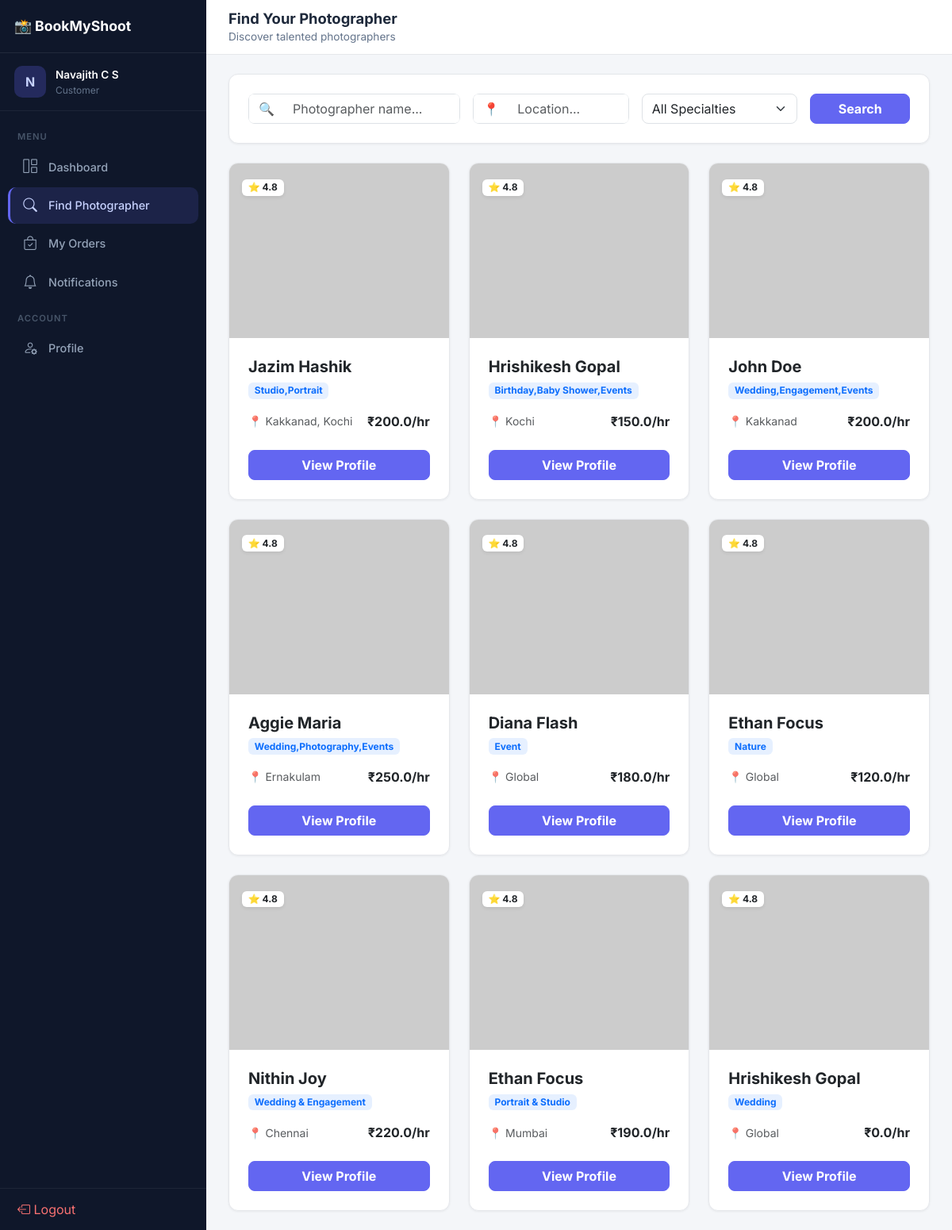
Before: /customer/search (signed in) with the older database file.
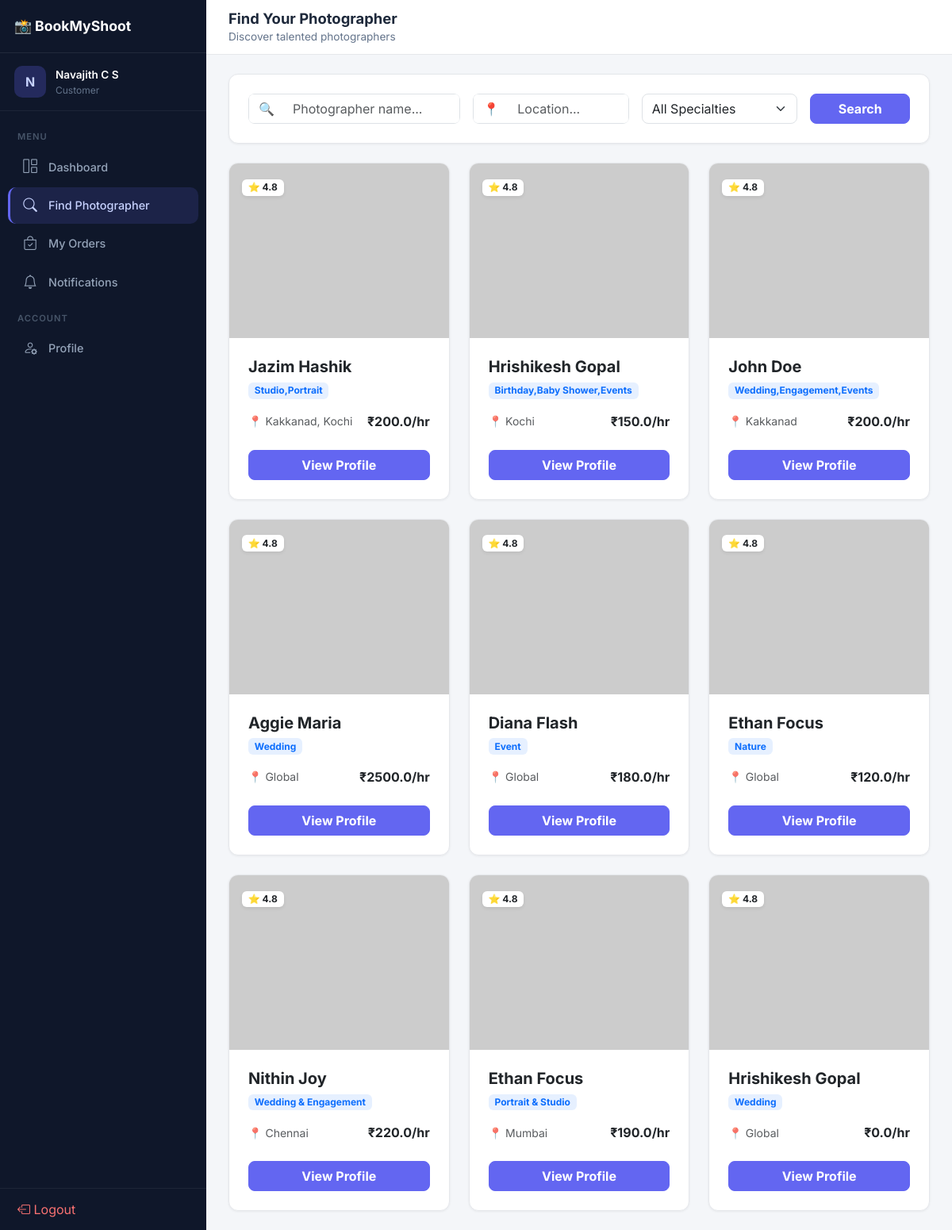
After: the same page with the newer database file.
### backend/models.py (models this page shows, shortened)
class User(db.Model, UserMixin):
    __tablename__ = 'users'
    id = db.Column(db.Integer, primary_key=True)
    first_name = db.Column(db.String(100), nullable=False)
    last_name = db.Column(db.String(100), nullable=False)
    email = db.Column(db.String(120), unique=True, nullable=False, index=True)
    phone = db.Column(db.String(20), nullable=True)
    user_type = db.Column(db.String(20), nullable=False, default='customer')
    password_hash = db.Column(db.String(255), nullable=False)
    profile_image = db.Column(db.String(255), nullable=True)
    is_active = db.Column(db.Boolean, default=True)
    created_at = db.Column(db.DateTime, default=datetime.utcnow)
    updated_at = db.Column(db.DateTime, default=datetime.utcnow, onupdate=datetime.utcnow)
    bookings = db.relationship('Booking', backref='customer', lazy=True, foreign_keys='Booking.customer_id',
                               cascade='all, delete-orphan')
    notifications = db.relationship('Notification', backref='user', lazy=True, cascade='all, delete-orphan')
    activities = db.relationship('ActivityLog', backref='user', lazy=True, cascade='all, delete-orphan')

class Photographer(db.Model):
    __tablename__ = 'photographers'
    id = db.Column(db.Integer, primary_key=True)
    user_id = db.Column(db.Integer, db.ForeignKey('users.id'), nullable=False)
    specialty = db.Column(db.String(100), nullable=True)  # wedding, portrait, event, etc.
    hourly_rate = db.Column(db.Float, default=0)
    experience = db.Column(db.String(50), nullable=True)  # e.g., '5+ years'
    bio = db.Column(db.Text, nullable=True)
    location = db.Column(db.String(255), nullable=True)  # City/location for search
    is_available = db.Column(db.Boolean, default=True)
    created_at = db.Column(db.DateTime, default=datetime.utcnow)
    user = db.relationship('User', backref='photographer_profile')
    bookings = db.relationship('Booking', backref='photographer', lazy=True, cascade='all, delete-orphan')
    packages = db.relationship('Package', backref='photographer', lazy=True, cascade='all, delete-orphan')
    portfolio = db.relationship('PortfolioItem', backref='photographer', lazy=True, cascade='all, delete-orphan')

### backend/customer/routes.py (the view)
@customer_bp.route('/search')
@customer_required
def search():
    query = request.args.get('q', '')
    location = request.args.get('location', '')
    category_id = request.args.get('category', '')
    photographers_query = Photographer.query.join(User)
    if query:
        photographers_query = photographers_query.filter(User.first_name.contains(query) | User.last_name.contains(query))
    if location:
        photographers_query = photographers_query.filter(Photographer.location.contains(location))
    if category_id:
        photographers_query = photographers_query.filter(Photographer.specialty.contains(category_id))
    photographers = photographers_query.all()
    categories = EventCategory.query.all()
    return render_template('customer/search.html',
                           photographers=photographers,
                           categories=categories)

### backend/app.py (called while the page is built)
@app.before_request
def enforce_csrf_for_non_api_routes():
    if request.path.startswith('/api/'):
        return
    if request.method in ('POST', 'PUT', 'PATCH', 'DELETE'):
        csrf.protect()

@login_manager.user_loader
def load_user(user_id):
    return User.query.get(int(user_id))

### backend/customer/routes.py (called while the page is built)
def customer_required(f):
    @wraps(f)
    def decorated_function(*args, **kwargs):
        if not current_user.is_authenticated or current_user.user_type != 'customer':
            flash('Customer access required.', 'error')
            return redirect(url_for('login'))
        return f(*args, **kwargs)
    return decorated_function

### backend/customer/templates/customer/search.html (shortened to what this page needs)
{% extends "base.html" %}
{% block content %}
<div class="topbar">
    <div>
        <h1>Find Your Photographer</h1>
        <div class="breadcrumb">Discover talented photographers</div>
    </div>
</div>
<div class="page-content fade-in">
<div class="card p-4 mb-4">
    <form action="{{ url_for('customer.search') }}" method="GET" class="row g-3">
        <div class="col-md-4">
            <div class="input-group overflow-hidden rounded-3">
                <span class="input-group-text bg-white border-end-0">🔍</span>
                <input type="text" name="q" class="form-control border-start-0" placeholder="Photographer name..."
                    value="{{ request.args.get('q', '') }}">
            </div>
        </div>
        <div class="col-md-3">
            <div class="input-group overflow-hidden rounded-3">
                <span class="input-group-text bg-white border-end-0">📍</span>
                <input type="text" name="location" class="form-control border-start-0" placeholder="Location..."
                    value="{{ request.args.get('location', '') }}">
            </div>
        </div>
        <div class="col-md-3">
            <select name="category" class="form-select rounded-3">
                <option value="">All Specialties</option>
            </select>
        </div>
        <div class="col-md-2">
            <button type="submit" class="btn btn-primary w-100 fw-bold rounded-3">Search</button>
        </div>
    </form>
</div>
<div class="row g-4">
    {% if photographers %}
    {% for photo in photographers %}
    <div class="col-md-6 col-lg-4">
        <div class="card h-100 p-0 overflow-hidden photographer-card">
            <div class="position-relative">
                <img src="{{ url_for('uploaded_profile_file', filename=photo.user.profile_image.split('/')[-1]) if photo.user.profile_image else 'https://via.placeholder.com/400x250' }}"
                    class="w-100" style="height: 220px; object-fit: cover;" alt="Photographer">
                <div class="position-absolute top-0 right-0 p-3">
                    <span class="badge bg-white text-dark shadow-sm">⭐ 4.8</span>
                </div>
            </div>
            <div class="p-4">
                <h5 class="fw-bold mb-1">{{ photo.user.first_name }} {{ photo.user.last_name }}</h5>
                <div class="badge bg-primary bg-opacity-10 text-primary mb-3">{{ photo.specialty or 'Pro Photographer'
                    }}</div>
                <div class="d-flex justify-content-between align-items-center mb-4">
                    <div class="text-muted small">📍 {{ photo.location or 'Global' }}</div>
                    <div class="fw-bold text-dark">₹{{ photo.hourly_rate }}/hr</div>
                </div>
                <div class="d-flex gap-2">
                    <a href="{{ url_for('customer.view_photographer', id=photo.id) }}"
                        class="btn btn-primary w-100 fw-bold rounded-3">View Profile</a>
                </div>
            </div>
        </div>
    </div>
    {% endfor %}
    {% endif %}
</div>
</div>
{% endblock %}

### backend/templates/base.html (shortened to what this page needs)
<!DOCTYPE html>
<html lang="en">
<head>
    <link href="https://cdn.jsdelivr.net/npm/bootstrap@5.3.0/dist/css/bootstrap.min.css" rel="stylesheet">
    <link rel="stylesheet" href="https://cdn.jsdelivr.net/npm/bootstrap-icons@1.11.0/font/bootstrap-icons.css">
    <link rel="stylesheet" href="https://cdnjs.cloudflare.com/ajax/libs/animate.css/4.1.1/animate.min.css" />
</head>
<body>
    {% if not hide_sidebar and current_user.is_authenticated %}
    <aside class="sidebar" id="sidebar">
        <div class="sidebar-brand">📸 BookMyShoot</div>
        <div class="sidebar-user">
            <div class="avatar">{{ current_user.first_name[0]|upper }}</div>
            <div class="info">
                <div class="name">{{ current_user.first_name }} {{ current_user.last_name }}</div>
                <div class="role">{{ current_user.user_type }}</div>
            </div>
        </div>
        <nav class="sidebar-nav">
            <div class="nav-section">Menu</div>
            {% if current_user.user_type == 'admin' %}
            <a href="{{ url_for('admin.dashboard') }}" class="{{ 'active' if request.endpoint == 'admin.dashboard' }}"><i class="bi bi-grid-1x2"></i> Dashboard</a>
            <a href="{{ url_for('admin.users') }}" class="{{ 'active' if request.endpoint == 'admin.users' }}"><i class="bi bi-people"></i> Users</a>
            <a href="{{ url_for('admin.bookings') }}" class="{{ 'active' if request.endpoint == 'admin.bookings' }}"><i class="bi bi-calendar-check"></i> Bookings</a>
            <a href="{{ url_for('admin.categories') }}" class="{{ 'active' if request.endpoint == 'admin.categories' }}"><i class="bi bi-tags"></i> Categories</a>
            <a href="{{ url_for('admin.packages') }}" class="{{ 'active' if request.endpoint == 'admin.packages' }}"><i class="bi bi-box-seam"></i> Packages</a>
            <div class="nav-section">Account</div>
            <a href="{{ url_for('admin.profile') }}" class="{{ 'active' if request.endpoint == 'admin.profile' }}"><i class="bi bi-person-gear"></i> Profile</a>
            {% elif current_user.user_type == 'customer' %}
            <a href="{{ url_for('customer.dashboard') }}" class="{{ 'active' if request.endpoint == 'customer.dashboard' }}"><i class="bi bi-grid-1x2"></i> Dashboard</a>
            <a href="{{ url_for('customer.search') }}" class="{{ 'active' if request.endpoint == 'customer.search' }}"><i class="bi bi-search"></i> Find Photographer</a>
            <a href="{{ url_for('customer.my_orders') }}" class="{{ 'active' if request.endpoint == 'customer.my_orders' }}"><i class="bi bi-bag-check"></i> My Orders</a>
            <a href="{{ url_for('customer.notifications') }}" class="{{ 'active' if request.endpoint == 'customer.notifications' }}"><i class="bi bi-bell"></i> Notifications</a>
            <div class="nav-section">Account</div>
            <a href="{{ url_for('customer.profile') }}" class="{{ 'active' if request.endpoint == 'customer.profile' }}"><i class="bi bi-person-gear"></i> Profile</a>
            {% endif %}
        </nav>
        <div class="sidebar-footer">
            <a href="{{ url_for('logout') }}" class="sidebar-nav a"><i class="bi bi-box-arrow-left"></i> Logout</a>
        </div>
    </aside>
    {% endif %}
    <main class="{% if not hide_sidebar and current_user.is_authenticated %}main-content{% else %}{% block main_class %}container py-5{% endblock %}{% endif %}">
        {% block content %}{% endblock %}
    </main>
</body>
</html>

### backend/templates/base.html (style rules this page uses)
:root { --bg: #f4f6f9; --sidebar-bg: #0f172a; --sidebar-active: rgba(99, 102, 241, 0.15); --sidebar-active-border: #6366f1; --card-bg: #ffffff; --card-border: #e5e7eb; --card-shadow: 0 1px 3px rgba(0,0,0,0.06); --text: #1e293b; --muted: #64748b; --primary: #6366f1; --primary-hover: #4f46e5; --success: #22c55e; --danger: #ef4444; --warning: #f59e0b; --info: #3b82f6; --sidebar-width: 260px; --radius: 12px; }
* { box-sizing: border-box; }
body { font-family: 'Inter', sans-serif; background: var(--bg); color: var(--text); margin: 0; min-height: 100vh; }
a { color: inherit; text-decoration: none; }
.sidebar { width: var(--sidebar-width); background: var(--sidebar-bg); color: #cbd5e1; position: fixed; top: 0; left: 0; bottom: 0; z-index: 1000; display: flex; flex-direction: column; transition: transform .3s ease; overflow-y: auto; }
.sidebar-brand { padding: 20px 18px; border-bottom: 1px solid rgba(255,255,255,0.08); font-weight: 700; font-size: 1.1rem; color: #fff; display: flex; align-items: center; gap: 10px; }
.sidebar-user { padding: 16px 18px; display: flex; align-items: center; gap: 12px; border-bottom: 1px solid rgba(255,255,255,0.06); }
.sidebar-user .avatar { width: 40px; height: 40px; border-radius: 10px; background: rgba(99,102,241,0.25); color: #c7d2fe; display: grid; place-items: center; font-weight: 700; font-size: 1rem; }
.sidebar-user .info { font-size: 0.85rem; }
.sidebar-user .info .name { color: #fff; font-weight: 600; }
.sidebar-user .info .role { color: var(--muted); text-transform: capitalize; font-size: 0.75rem; }
.sidebar-nav { padding: 12px 10px; flex: 1; }
.sidebar-nav .nav-section { font-size: 0.7rem; text-transform: uppercase; letter-spacing: 1px; color: #475569; padding: 12px 12px 6px; font-weight: 600; }
.sidebar-nav a { display: flex; align-items: center; gap: 12px; padding: 10px 14px; border-radius: 10px; color: #94a3b8; font-weight: 500; font-size: 0.9rem; margin-bottom: 2px; transition: all .2s ease; border-left: 3px solid transparent; }
.sidebar-nav a.active { color: #c7d2fe; background: var(--sidebar-active); border-left-color: var(--sidebar-active-border); }
.sidebar-nav a i { font-size: 1.1rem; width: 22px; text-align: center; }
.sidebar-footer { padding: 14px 12px; border-top: 1px solid rgba(255,255,255,0.06); }
.sidebar-footer a { color: #f87171; }
.main-content { margin-left: var(--sidebar-width); min-height: 100vh; transition: margin-left .3s ease; }
.topbar { background: var(--card-bg); border-bottom: 1px solid var(--card-border); padding: 12px 28px; display: flex; justify-content: space-between; align-items: center; position: sticky; top: 0; z-index: 30; }
.topbar h1 { margin: 0; font-size: 1.15rem; font-weight: 700; }
.topbar .breadcrumb { font-size: 0.85rem; color: var(--muted); margin: 2px 0 0; }
.card { background: var(--card-bg); border: 1px solid var(--card-border); border-radius: var(--radius); box-shadow: var(--card-shadow); }
.btn-primary { background: var(--primary); border-color: var(--primary); }
.page-content { padding: 24px 28px; }
.fade-in { animation: fadeIn .4s ease forwards; }

### backend/customer/templates/customer/search.html (style rules this page uses)
.photographer-card { transition: transform 0.3s cubic-bezier(0.175, 0.885, 0.32, 1.275); }

Changed rows visible on the page:
changed Photographer "Aggie": specialty "Wedding,Photography,Events" → "Wedding"; location "Ernakulam" → "Global"; hourly_rate "250.0" → "2500.0"
